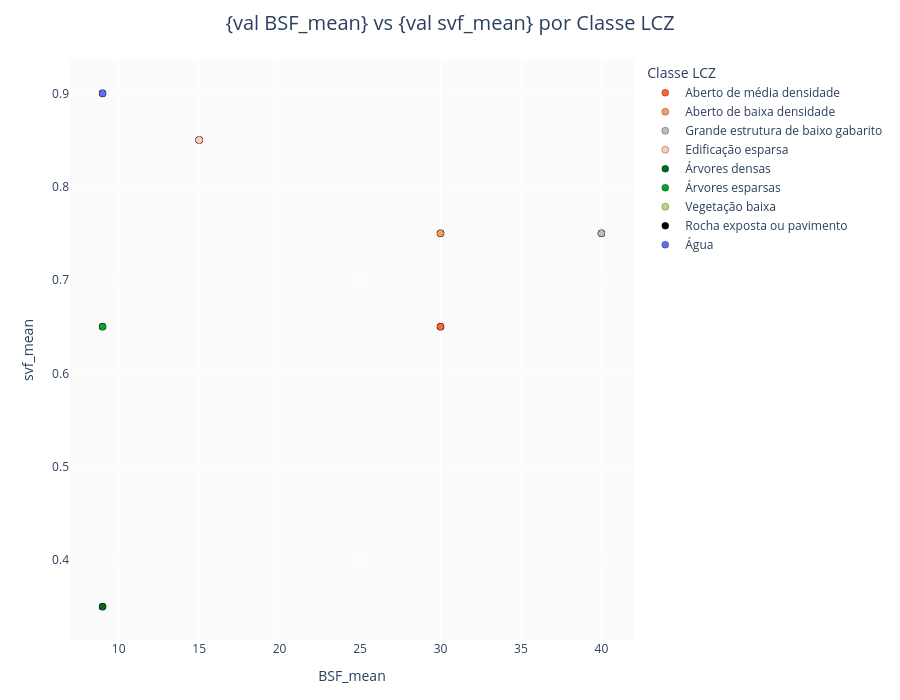

Notebook source saved alongside this figure:
### Markdown cell above
## 6. Relações entre parâmetros — `chart_type="scatter"`

Para valores de `chart_type` diferentes de `"map"`, `lcz_plot_parameters` delega para `lcz_cal_indices` (o mesmo motor de estatísticas por classe usado para índices espectrais) — ele funciona com *qualquer* GeoTIFF multibanda com bandas nomeadas, incluindo parâmetros morfológicos, já que a lógica de agregação nunca assume nada sobre o que as bandas representam fisicamente. Isso requer `lcz_map` (o raster de classes, para atribuir a classe LCZ de cada pixel para coloração/estatísticas).

`"scatter"` plota cada pixel de `index_x` contra `index_y`, colorido pela classe LCZ usando a paleta oficial LCZ — aqui, fração média de superfície construída vs. fator de visão do céu médio.

### Code cell
scatter_fig = lcz_plot_parameters(
    stack_result.path, lcz_map=map_path, chart_type="scatter",
    index_x="BSF_mean", index_y="svf_mean", lang="pt",
)
scatter_fig.show()

### Figure 1 — Plotly figure (JSON) as saved in the notebook; plotly's stock layout.template omitted (floating-point values rounded to 4 significant figures; data arrays with more than 128 entries replaced by an {"elided": "..."} marker saying what was removed)
{"data": [{"hovertemplate": "<b>LCZ 5</b> — Aberto de média densidade<br>BSF_mean: %{x:.3f}<br>svf_mean: %{y:.3f}<extra></extra>", "marker": {"color": "#FF6628", "line": {"color": "black", "width": 0.3}, "size": 7}, "mode": "markers", "name": "Aberto de média densidade", "type": "scattergl", "x": [30.0, 30.0, 30.0, 30.0, 30.0, 30.0, 30.0, 30.0, 30.0, 30.0, 30.0, 30.0, 30.0, 30.0, 30.0, 30.0, 30.0, 30.0, 30.0, 30.0, 30.0, 30.0, 30.0, 30.0, 30.0, 30.0, 30.0, 30.0, 30.0, 30.0, 30.0, 30.0, 30.0, 30.0, 30.0, 30.0, 30.0, 30.0, 30.0, 30.0, 30.0, 30.0, 30.0, 30.0, 30.0, 30.0, 30.0, 30.0, 30.0, 30.0, 30.0, 30.0, 30.0, 30.0, 30.0, 30.0, 30.0, 30.0, 30.0, 30.0, 30.0, 30.0, 30.0, 30.0, 30.0, 30.0, 30.0, 30.0, 30.0, 30.0, 30.0, 30.0, 30.0, 30.0, 30.0, 30.0, 30.0, 30.0, 30.0, 30.0, 30.0, 30.0, 30.0, 30.0, 30.0, 30.0, 30.0, 30.0, 30.0, 30.0, 30.0, 30.0, 30.0, 30.0, 30.0, 30.0, 30.0, 30.0, 30.0, 30.0, 30.0], "y": [0.65, 0.65, 0.65, 0.65, 0.65, 0.65, 0.65, 0.65, 0.65, 0.65, 0.65, 0.65, 0.65, 0.65, 0.65, 0.65, 0.65, 0.65, 0.65, 0.65, 0.65, 0.65, 0.65, 0.65, 0.65, 0.65, 0.65, 0.65, 0.65, 0.65, 0.65, 0.65, 0.65, 0.65, 0.65, 0.65, 0.65, 0.65, 0.65, 0.65, 0.65, 0.65, 0.65, 0.65, 0.65, 0.65, 0.65, 0.65, 0.65, 0.65, 0.65, 0.65, 0.65, 0.65, 0.65, 0.65, 0.65, 0.65, 0.65, 0.65, 0.65, 0.65, 0.65, 0.65, 0.65, 0.65, 0.65, 0.65, 0.65, 0.65, 0.65, 0.65, 0.65, 0.65, 0.65, 0.65, 0.65, 0.65, 0.65, 0.65, 0.65, 0.65, 0.65, 0.65, 0.65, 0.65, 0.65, 0.65, 0.65, 0.65, 0.65, 0.65, 0.65, 0.65, 0.65, 0.65, 0.65, 0.65, 0.65, 0.65, 0.65]}, {"hovertemplate": "<b>LCZ 6</b> — Aberto de baixa densidade<br>BSF_mean: %{x:.3f}<br>svf_mean: %{y:.3f}<extra></extra>", "marker": {"color": "#FF985E", "line": {"color": "black", "width": 0.3}, "size": 7}, "mode": "markers", "name": "Aberto de baixa densidade", "type": "scattergl", "x": {"elided": "306 float values"}, "y": {"elided": "306 float values"}}, {"hovertemplate": "<b>LCZ 8</b> — Grande estrutura de baixo gabarito<br>BSF_mean: %{x:.3f}<br>svf_mean: %{y:.3f}<extra></extra>", "marker": {"color": "#BBBBBB", "line": {"color": "black", "width": 0.3}, "size": 7}, "mode": "markers", "name": "Grande estrutura de baixo gabarito", "type": "scattergl", "x": [40.0, 40.0, 40.0, 40.0, 40.0, 40.0, 40.0, 40.0, 40.0, 40.0, 40.0, 40.0, 40.0, 40.0, 40.0, 40.0, 40.0, 40.0, 40.0, 40.0, 40.0, 40.0], "y": [0.75, 0.75, 0.75, 0.75, 0.75, 0.75, 0.75, 0.75, 0.75, 0.75, 0.75, 0.75, 0.75, 0.75, 0.75, 0.75, 0.75, 0.75, 0.75, 0.75, 0.75, 0.75]}, {"hovertemplate": "<b>LCZ 9</b> — Edificação esparsa<br>BSF_mean: %{x:.3f}<br>svf_mean: %{y:.3f}<extra></extra>", "marker": {"color": "#FFCBAB", "line": {"color": "black", "width": 0.3}, "size": 7}, "mode": "markers", "name": "Edificação esparsa", "type": "scattergl", "x": [15.0, 15.0, 15.0, 15.0, 15.0, 15.0, 15.0, 15.0, 15.0, 15.0, 15.0, 15.0, 15.0, 15.0, 15.0, 15.0, 15.0, 15.0, 15.0, 15.0, 15.0, 15.0, 15.0, 15.0, 15.0, 15.0, 15.0, 15.0, 15.0, 15.0, 15.0, 15.0, 15.0, 15.0, 15.0, 15.0, 15.0, 15.0, 15.0, 15.0, 15.0, 15.0, 15.0, 15.0, 15.0, 15.0, 15.0, 15.0, 15.0, 15.0, 15.0, 15.0, 15.0, 15.0, 15.0, 15.0, 15.0, 15.0, 15.0, 15.0, 15.0, 15.0, 15.0, 15.0, 15.0, 15.0, 15.0, 15.0, 15.0, 15.0, 15.0, 15.0, 15.0, 15.0, 15.0, 15.0, 15.0, 15.0, 15.0, 15.0, 15.0, 15.0, 15.0, 15.0, 15.0, 15.0, 15.0, 15.0, 15.0, 15.0, 15.0, 15.0, 15.0, 15.0, 15.0, 15.0, 15.0, 15.0, 15.0, 15.0, 15.0, 15.0, 15.0, 15.0, 15.0, 15.0, 15.0, 15.0, 15.0, 15.0, 15.0, 15.0, 15.0, 15.0, 15.0, 15.0, 15.0, 15.0, 15.0], "y": [0.85, 0.85, 0.85, 0.85, 0.85, 0.85, 0.85, 0.85, 0.85, 0.85, 0.85, 0.85, 0.85, 0.85, 0.85, 0.85, 0.85, 0.85, 0.85, 0.85, 0.85, 0.85, 0.85, 0.85, 0.85, 0.85, 0.85, 0.85, 0.85, 0.85, 0.85, 0.85, 0.85, 0.85, 0.85, 0.85, 0.85, 0.85, 0.85, 0.85, 0.85, 0.85, 0.85, 0.85, 0.85, 0.85, 0.85, 0.85, 0.85, 0.85, 0.85, 0.85, 0.85, 0.85, 0.85, 0.85, 0.85, 0.85, 0.85, 0.85, 0.85, 0.85, 0.85, 0.85, 0.85, 0.85, 0.85, 0.85, 0.85, 0.85, 0.85, 0.85, 0.85, 0.85, 0.85, 0.85, 0.85, 0.85, 0.85, 0.85, 0.85, 0.85, 0.85, 0.85, 0.85, 0.85, 0.85, 0.85, 0.85, 0.85, 0.85, 0.85, 0.85, 0.85, 0.85, 0.85, 0.85, 0.85, 0.85, 0.85, 0.85, 0.85, 0.85, 0.85, 0.85, 0.85, 0.85, 0.85, 0.85, 0.85, 0.85, 0.85, 0.85, 0.85, 0.85, 0.85, 0.85, 0.85, 0.85]}, {"hovertemplate": "<b>LCZ 11</b> — Árvores densas<br>BSF_mean: %{x:.3f}<br>svf_mean: %{y:.3f}<extra></extra>", "marker": {"color": "#006A18", "line": {"color": "black", "width": 0.3}, "size": 7}, "mode": "markers", "name": "Árvores densas", "type": "scattergl", "x": {"elided": "1260 float values"}, "y": {"elided": "1260 float values"}}, {"hovertemplate": "<b>LCZ 12</b> — Árvores esparsas<br>BSF_mean: %{x:.3f}<br>svf_mean: %{y:.3f}<extra></extra>", "marker": {"color": "#00A926", "line": {"color": "black", "width": 0.3}, "size": 7}, "mode": "markers", "name": "Árvores esparsas", "type": "scattergl", "x": [9.0, 9.0, 9.0, 9.0, 9.0, 9.0, 9.0, 9.0, 9.0, 9.0, 9.0, 9.0, 9.0, 9.0, 9.0, 9.0, 9.0, 9.0, 9.0, 9.0, 9.0, 9.0, 9.0, 9.0, 9.0, 9.0, 9.0, 9.0, 9.0, 9.0, 9.0, 9.0, 9.0, 9.0, 9.0, 9.0, 9.0, 9.0, 9.0, 9.0, 9.0, 9.0, 9.0, 9.0, 9.0, 9.0, 9.0, 9.0, 9.0, 9.0, 9.0, 9.0, 9.0, 9.0, 9.0, 9.0, 9.0, 9.0, 9.0, 9.0, 9.0, 9.0, 9.0, 9.0, 9.0, 9.0, 9.0, 9.0, 9.0, 9.0, 9.0, 9.0, 9.0, 9.0, 9.0, 9.0, 9.0, 9.0, 9.0, 9.0, 9.0, 9.0, 9.0, 9.0, 9.0, 9.0, 9.0, 9.0], "y": [0.65, 0.65, 0.65, 0.65, 0.65, 0.65, 0.65, 0.65, 0.65, 0.65, 0.65, 0.65, 0.65, 0.65, 0.65, 0.65, 0.65, 0.65, 0.65, 0.65, 0.65, 0.65, 0.65, 0.65, 0.65, 0.65, 0.65, 0.65, 0.65, 0.65, 0.65, 0.65, 0.65, 0.65, 0.65, 0.65, 0.65, 0.65, 0.65, 0.65, 0.65, 0.65, 0.65, 0.65, 0.65, 0.65, 0.65, 0.65, 0.65, 0.65, 0.65, 0.65, 0.65, 0.65, 0.65, 0.65, 0.65, 0.65, 0.65, 0.65, 0.65, 0.65, 0.65, 0.65, 0.65, 0.65, 0.65, 0.65, 0.65, 0.65, 0.65, 0.65, 0.65, 0.65, 0.65, 0.65, 0.65, 0.65, 0.65, 0.65, 0.65, 0.65, 0.65, 0.65, 0.65, 0.65, 0.65, 0.65]}, {"hovertemplate": "<b>LCZ 14</b> — Vegetação baixa<br>BSF_mean: %{x:.3f}<br>svf_mean: %{y:.3f}<extra></extra>", "marker": {"color": "#B5DA7F", "line": {"color": "black", "width": 0.3}, "size": 7}, "mode": "markers", "name": "Vegetação baixa", "type": "scattergl", "x": {"elided": "244 float values"}, "y": {"elided": "244 float values"}}, {"hovertemplate": "<b>LCZ 15</b> — Rocha exposta ou pavimento<br>BSF_mean: %{x:.3f}<br>svf_mean: %{y:.3f}<extra></extra>", "marker": {"color": "#000000", "line": {"color": "black", "width": 0.3}, "size": 7}, "mode": "markers", "name": "Rocha exposta ou pavimento", "type": "scattergl", "x": {"elided": "389 float values"}, "y": {"elided": "389 float values"}}, {"hovertemplate": "<b>LCZ 17</b> — Água<br>BSF_mean: %{x:.3f}<br>svf_mean: %{y:.3f}<extra></extra>", "marker": {"color": "#656BFA", "line": {"color": "black", "width": 0.3}, "size": 7}, "mode": "markers", "name": "Água", "type": "scattergl", "x": [9.0, 9.0, 9.0, 9.0, 9.0, 9.0, 9.0, 9.0, 9.0, 9.0], "y": [0.9, 0.9, 0.9, 0.9, 0.9, 0.9, 0.9, 0.9, 0.9, 0.9]}], "layout": {"height": 700, "hoverlabel": {"bgcolor": "white", "font": {"size": 13}}, "legend": {"title": {"text": "Classe LCZ"}}, "margin": {"b": 60, "l": 70, "r": 40, "t": 60}, "paper_bgcolor": "white", "plot_bgcolor": "#fafafa", "title": {"font": {"size": 20}, "text": "{val BSF_mean} vs {val svf_mean} por Classe LCZ", "x": 0.5, "xanchor": "center"}, "width": 900, "xaxis": {"title": {"font": {"size": 14}, "text": "BSF_mean"}}, "yaxis": {"title": {"font": {"size": 14}, "text": "svf_mean"}}}}
